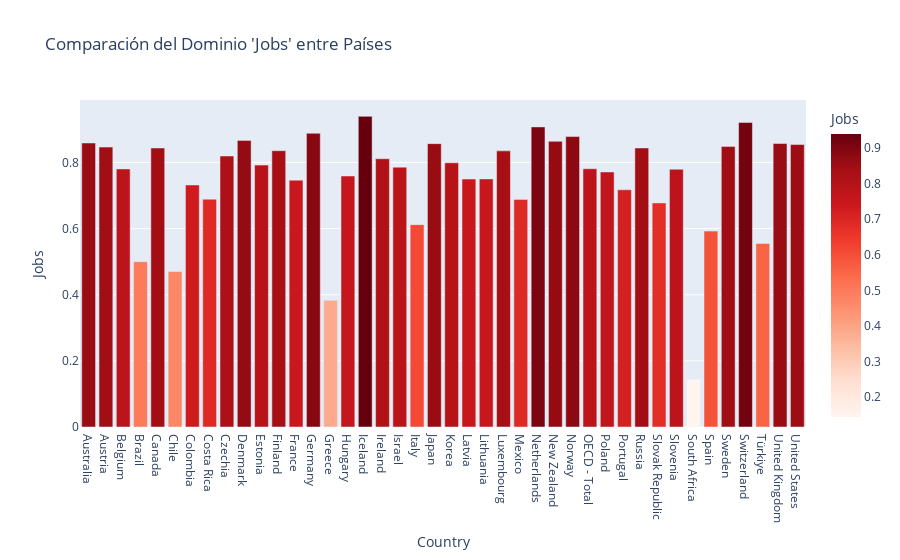

The code cell stored with this chart in its notebook:
### Code cell
fig = px.bar(df_promedios_por_dominio,x="Country",y="Jobs",title="Comparación del Dominio 'Jobs' entre Países",color="Jobs",color_continuous_scale="Reds")
fig.show()

### Figure 1 — Plotly figure (JSON) as saved in the notebook; plotly's stock layout.template omitted (floating-point values rounded to 4 significant figures)
{"data": [{"hovertemplate": "Country=%{x}<br>Jobs=%{marker.color}<extra></extra>", "legendgroup": "", "marker": {"color": [0.8589, 0.8465, 0.7804, 0.5, 0.8438, 0.4704, 0.732, 0.6891, 0.8196, 0.8668, 0.792, 0.8356, 0.7465, 0.8882, 0.383, 0.7591, 0.9395, 0.8114, 0.7859, 0.6121, 0.857, 0.799, 0.7498, 0.7503, 0.8351, 0.6884, 0.9076, 0.864, 0.8784, 0.781, 0.7713, 0.7174, 0.8439, 0.6778, 0.7796, 0.1443, 0.5925, 0.8487, 0.921, 0.5553, 0.8574, 0.8542], "coloraxis": "coloraxis", "pattern": {"shape": ""}}, "name": "", "orientation": "v", "showlegend": false, "textposition": "auto", "type": "bar", "x": ["Australia", "Austria", "Belgium", "Brazil", "Canada", "Chile", "Colombia", "Costa Rica", "Czechia", "Denmark", "Estonia", "Finland", "France", "Germany", "Greece", "Hungary", "Iceland", "Ireland", "Israel", "Italy", "Japan", "Korea", "Latvia", "Lithuania", "Luxembourg", "Mexico", "Netherlands", "New Zealand", "Norway", "OECD - Total", "Poland", "Portugal", "Russia", "Slovak Republic", "Slovenia", "South Africa", "Spain", "Sweden", "Switzerland", "Türkiye", "United Kingdom", "United States"], "xaxis": "x", "y": [0.8589, 0.8465, 0.7804, 0.5, 0.8438, 0.4704, 0.732, 0.6891, 0.8196, 0.8668, 0.792, 0.8356, 0.7465, 0.8882, 0.383, 0.7591, 0.9395, 0.8114, 0.7859, 0.6121, 0.857, 0.799, 0.7498, 0.7503, 0.8351, 0.6884, 0.9076, 0.864, 0.8784, 0.781, 0.7713, 0.7174, 0.8439, 0.6778, 0.7796, 0.1443, 0.5925, 0.8487, 0.921, 0.5553, 0.8574, 0.8542], "yaxis": "y"}], "layout": {"barmode": "relative", "coloraxis": {"colorbar": {"title": {"text": "Jobs"}}, "colorscale": [[0, "rgb(255,245,240)"], [0.125, "rgb(254,224,210)"], [0.25, "rgb(252,187,161)"], [0.375, "rgb(252,146,114)"], [0.5, "rgb(251,106,74)"], [0.625, "rgb(239,59,44)"], [0.75, "rgb(203,24,29)"], [0.875, "rgb(165,15,21)"], [1, "rgb(103,0,13)"]]}, "legend": {"tracegroupgap": 0}, "title": {"text": "Comparación del Dominio 'Jobs' entre Países"}, "xaxis": {"anchor": "y", "domain": [0, 1], "title": {"text": "Country"}}, "yaxis": {"anchor": "x", "domain": [0, 1], "title": {"text": "Jobs"}}}}
